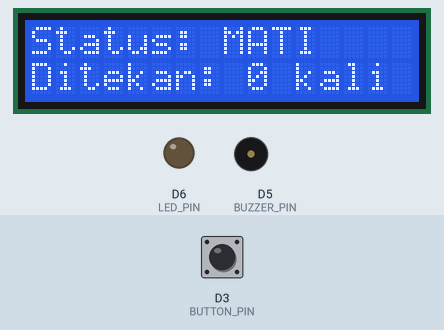
The sketch below on a simulated ESP8266 (NodeMCU). Parts: 16×2 character LCD, output pins drawn as LEDs (lit = HIGH), buzzer (waves = sounding). Dashed ring = blinking. The inputs (shaded band) are chosen by the test bench; at power-on: D3 (BUTTON_PIN) HIGH.

Above: at 1.2 s.
1.3 s: D3 (BUTTON_PIN) pulled LOW for 1 s
At 1.55 s:
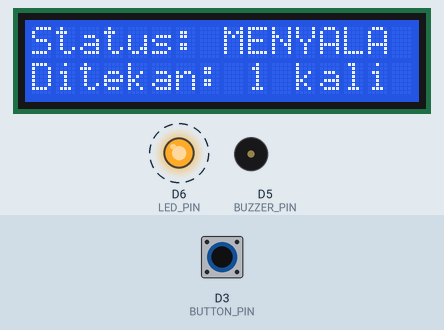
3.8 s: D3 (BUTTON_PIN) pulled LOW for 0.15 s
At 5.1 s:
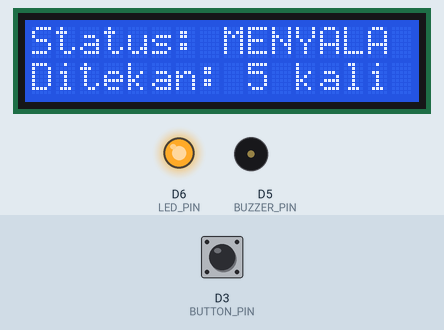
5.4 s: D3 (BUTTON_PIN) pulled LOW for 0.15 s
At 6.5 s:
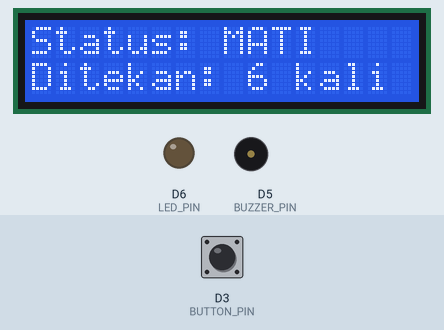
7.0 s: D3 (BUTTON_PIN) pulled LOW for 1 s
At 7.09 s:
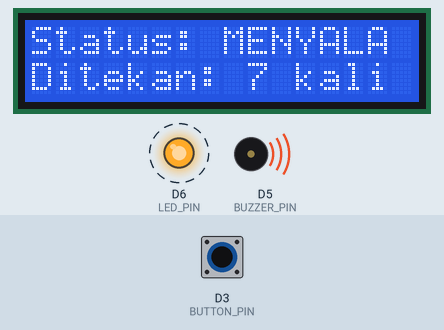
Timing chart, 0 to 10.0 s (numbered marks = the images above; inputs shaded):
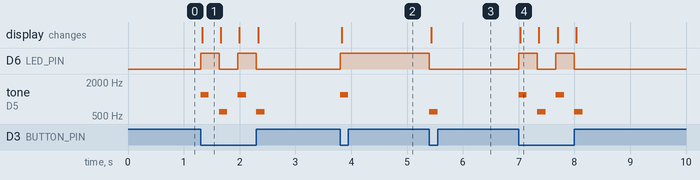

The sketch:

2.7.ino
```cpp
#include <Wire.h>
#include <LiquidCrystal_I2C.h>

// Definisi pin NodeMCU ESP8266
#define BUTTON_PIN D3      // Push button ke D3 (GPIO 0)
#define BUZZER_PIN D5      // Buzzer ke D5 (GPIO 14)
#define LED_PIN    D6      // LED ke D6 (GPIO 12)

// Inisialisasi LCD (alamat 0x27, 16 kolom, 2 baris)
LiquidCrystal_I2C lcd(0x27, 16, 2);

bool statusSistem = false; // Status ON/OFF
int totalTekan = 0;

void setup() {
  pinMode(LED_PIN, OUTPUT);
  pinMode(BUZZER_PIN, OUTPUT);
  pinMode(BUTTON_PIN, INPUT_PULLUP);

  // Jalur I2C NodeMCU: SDA = D2, SCL = D1
  Wire.begin(D2, D1);

  lcd.init();
  lcd.backlight();

  // Tampilan awal
  perbaruiLayar();
}

void loop() {
  // Tombol ditekan (logika LOW)
  if (digitalRead(BUTTON_PIN) == LOW) {
    statusSistem = !statusSistem; // Balik status (ON jadi OFF, OFF jadi ON)
    totalTekan++;

    // Kendali LED
    digitalWrite(LED_PIN, statusSistem ? HIGH : LOW);

    // Nada konfirmasi buzzer sesaat
    if (statusSistem) {
      tone(BUZZER_PIN, 1200, 150); // Nada tinggi (ON)
    } else {
      tone(BUZZER_PIN, 600, 150);  // Nada rendah (OFF)
    }

    perbaruiLayar();

    // Debounce tombol agar tidak terbaca berulang kali saat ditekan lama
    delay(300);
  }
}

void perbaruiLayar() {
  lcd.setCursor(0, 0);
  lcd.print("Status: ");
  if (statusSistem) {
    lcd.print("MENYALA ");
  } else {
    lcd.print("MATI    ");
  }

  lcd.setCursor(0, 1);
  lcd.print("Ditekan: ");
  lcd.print(totalTekan);
  lcd.print(" kali   ");
}
```

Measured:
- after the input at 1.3 s, D6 (LED_PIN): alternates HIGH for 0.33 s and LOW for 0.33 s, 4 changes in all, then stays LOW, starting at once; tone on D5 (BUZZER_PIN): plays 1200 Hz for 0.15 s, 600 Hz for 0.15 s, 1200 Hz for 0.15 s, 600 Hz for 0.15 s, starting at once; the display: changes at once (image 1)
- after the input at 3.8 s, D6 (LED_PIN): LOW → HIGH at once; tone on D5 (BUZZER_PIN): silent → 1200 Hz at once, → silent 0.15 s later; the display: changes at once (image 2)
- after the input at 5.4 s, D6 (LED_PIN): HIGH → LOW at once; tone on D5 (BUZZER_PIN): silent → 600 Hz at once, → silent 0.15 s later; the display: changes at once (image 3)
- after the input at 7.0 s, D6 (LED_PIN): alternates HIGH for 0.33 s and LOW for 0.33 s, 4 changes in all, then stays LOW, starting at once; tone on D5 (BUZZER_PIN): plays 1200 Hz for 0.15 s, 600 Hz for 0.15 s, 1200 Hz for 0.15 s, 600 Hz for 0.15 s, starting at once; the display: changes at once (image 4)
